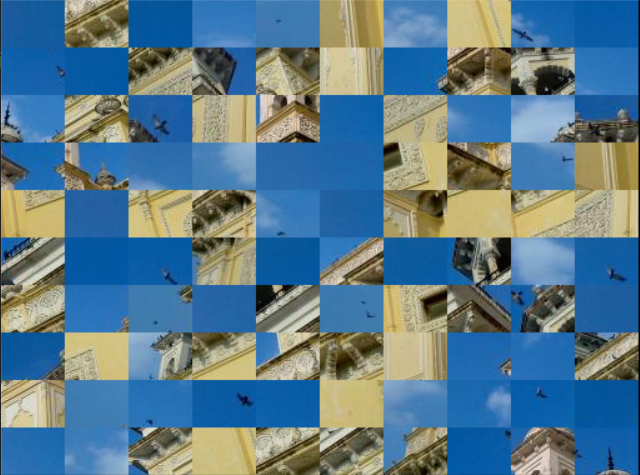
#> input picture samples/shuffled-8.PNG, 640 x 475 px, found by its file name
$ python grid-pieces-counter.py
#> lines starting #> are read from the running program, lines starting #| are printed output that depends on the picture; after the words box and inside, x2 and y2 are one past the last pixel; in counts of white or black regions, pixels touching at a corner belong together
import cv2
import numpy as np

class CountGridPieces:
    def __init__(self, image_path, canny_threshold1=80, canny_threshold2=200, hough_threshold=200):
        self.image_path = image_path
        self.canny_threshold1 = canny_threshold1
        self.canny_threshold2 = canny_threshold2
        self.hough_threshold = hough_threshold

    def read_image(self):
        self.image = cv2.imread(self.image_path)
#> self.image is the input picture: shape (475, 640, 3); mean B, G, R 141, 123, 90.5

    def preprocess_image(self):
        blurred = cv2.GaussianBlur(self.image, (3, 3), 0)
        edges = cv2.Canny(blurred, self.canny_threshold1, self.canny_threshold2)
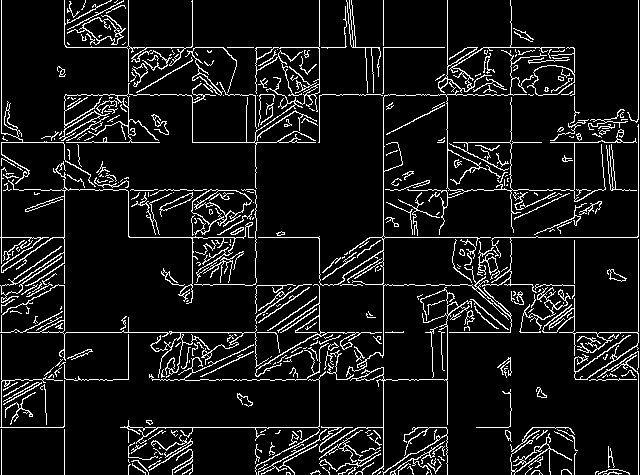
#> edges: shape (475, 640); 8.9% white in thin lines or dots
        self.lines = cv2.HoughLines(edges, 1, np.pi / 180, threshold=self.hough_threshold)
#> self.lines = 20 rows, first 8: [332, 1.57], [237, 1.57], [638, 0], [47, 1.57], [142, 1.57], [383, 0], [1, 0], [427, 1.57]

    def filter_lines(self):
        self.filtered_lines = []
        for i in range(len(self.lines)):
            rho, theta = self.lines[i][0]

            if (np.pi / 4 < theta < 3 * np.pi / 4) or (0 <= theta < np.pi / 4) or (3 * np.pi / 4 <= theta <= np.pi):
                if 10 < rho < min(self.image.shape[0], self.image.shape[1]) - 10:
                    add_line = True
                    for filtered_line in self.filtered_lines:
                        rho_f, _ = filtered_line[0]

                    if add_line:
                        self.filtered_lines.append(self.lines[i])
#> this loop made 20 passes
#> (rho, theta) on passes 1 to 12: (332, 1.57), (237, 1.57), (638, 0), (47, 1.57), (142, 1.57), (383, 0), (1, 0), (427, 1.57), (64, 0), (447, 0), (319, 0), (574, 0)
#> after the loop, self.filtered_lines = [[[332, 1.57]], [[237, 1.57]], [[47, 1.57]], [[142, 1.57]], [[383, 0]], [[427, 1.57]], [[64, 0]], [[447, 0]], [[319, 0]], [[379, 1.57]], [[94, 1.57]], [[128, 0]], [[190, 1.57]], [[192, 0]], [[284, 1.57]], [[255, 0]]]

    def separate_lines(self):
        self.horizontal_lines = []
        self.vertical_lines = []

        self.vertical_lines.append(self.image.shape[1])
        self.horizontal_lines.append(self.image.shape[0])

        for line in self.filtered_lines:
            rho, theta = line[0]
            a = np.cos(theta)
            b = np.sin(theta)
            x0 = a * rho
            y0 = b * rho

            if np.pi / 4 < theta < 3 * np.pi / 4:
                self.horizontal_lines.append(y0)
            else:
                self.vertical_lines.append(x0)
#> this loop made 16 passes
#> (rho, theta, a, b, x0, y0) on passes 1 to 12: (332, 1.57, -4.37e-08, 1, -1.45e-05, 332), (237, 1.57, -4.37e-08, 1, -1.04e-05, 237), (47, 1.57, -4.37e-08, 1, -2.05e-06, 47), (142, 1.57, -4.37e-08, 1, -6.21e-06, 142), (383, 0, 1, 0, 383, 0), (427, 1.57, -4.37e-08, 1, -1.87e-05, 427), (64, 0, 1, 0, 64, 0), (447, 0, 1, 0, 447, 0), (319, 0, 1, 0, 319, 0), (379, 1.57, -4.37e-08, 1, -1.66e-05, 379), (94, 1.57, -4.37e-08, 1, -4.11e-06, 94), (128, 0, 1, 0, 128, 0)
#> after the loop, self.horizontal_lines = [475, 332, 237, 47, 142, 427, 379, 94, 190, 284]; self.vertical_lines = [640, 383, 64, 447, 319, 128, 192, 255]

        self.horizontal_lines.append(0.0)
        self.vertical_lines.append(0.0)

        self.horizontal_lines.sort()
        self.vertical_lines.sort()

    def calculate_distances(self):
        self.horizontal_distances = [self.horizontal_lines[i + 1] - self.horizontal_lines[i] for i in
                                     range(len(self.horizontal_lines) - 1)]
#> self.horizontal_distances = [47, 47, 48, 48, 47, 47, 48, 47, 48, 48]
        self.vertical_distances = [self.vertical_lines[i + 1] - self.vertical_lines[i] for i in
                                   range(len(self.vertical_lines) - 1)]
#> self.vertical_distances = [64, 64, 64, 63, 64, 64, 64, 193]

        self.horizontal_distances_rounded = [round(num, -1) for num in self.horizontal_distances]
#> self.horizontal_distances_rounded = [50, 50, 50, 50, 50, 50, 50, 50, 50, 50]
        self.vertical_distances_rounded = [round(num, -1) for num in self.vertical_distances]
#> self.vertical_distances_rounded = [60, 60, 60, 60, 60, 60, 60, 190]

    def count_pieces(self):
        sum_of_elements_horizontal = sum(self.horizontal_distances_rounded)
#> sum_of_elements_horizontal = 500
        min_number_horizontal = min(self.horizontal_distances_rounded)
#> min_number_horizontal = 50
        self.horizontal_result = sum_of_elements_horizontal / min_number_horizontal
#> self.horizontal_result = 10

        sum_of_elements_vertical = sum(self.vertical_distances_rounded)
#> sum_of_elements_vertical = 610
        min_number_vertical = min(self.vertical_distances_rounded)
#> min_number_vertical = 60
        self.vertical_result = sum_of_elements_vertical / min_number_vertical
#> self.vertical_result = 10.17

    def display_result(self):
        print("Number of pieces in every column: ", round(self.horizontal_result))
#| Number of pieces in every column:  10
        print("Number of pieces in every row: ", round(self.vertical_result))
#| Number of pieces in every row:  10

    def draw_lines(self):
        for line in self.filtered_lines:
            rho, theta = line[0]
            a = np.cos(theta)
            b = np.sin(theta)
            x0 = a * rho
            y0 = b * rho
            x1 = int(x0 + 1000 * (-b))
            y1 = int(y0 + 1000 * (a))
            x2 = int(x0 - 1000 * (-b))
            y2 = int(y0 - 1000 * (a))
            cv2.line(self.image, (x1, y1), (x2, y2), (0, 0, 255), 2)
#> this loop made 16 passes
#> (rho, theta, a, b, x0, y0, x1, y1) on passes 1 to 12: (332, 1.57, -4.37e-08, 1, -1.45e-05, 332, -1000, 331), (237, 1.57, -4.37e-08, 1, -1.04e-05, 237, -1000, 236), (47, 1.57, -4.37e-08, 1, -2.05e-06, 47, -1000, 46), (142, 1.57, -4.37e-08, 1, -6.21e-06, 142, -1000, 141), (383, 0, 1, 0, 383, 0, 383, 1000), (427, 1.57, -4.37e-08, 1, -1.87e-05, 427, -1000, 426), (64, 0, 1, 0, 64, 0, 64, 1000), (447, 0, 1, 0, 447, 0, 447, 1000), (319, 0, 1, 0, 319, 0, 319, 1000), (379, 1.57, -4.37e-08, 1, -1.66e-05, 379, -1000, 378), (94, 1.57, -4.37e-08, 1, -4.11e-06, 94, -1000, 93), (128, 0, 1, 0, 128, 0, 128, 1000)
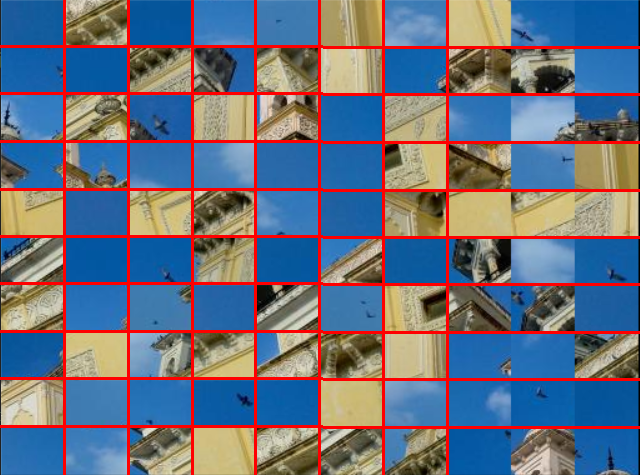
#> self.image: shape (475, 640, 3); 8.78% of pixels changed, all inside (x1, y1, x2, y2) = (0, 0, 640, 475)

    def show_image(self):
        cv2.imshow('Detected Lines', self.image)
        cv2.waitKey(0)
        cv2.destroyAllWindows()


# Example Usage:
if __name__ == "__main__":
    image_path = 'samples/shuffled-8.PNG'
    counter = CountGridPieces(image_path)
    counter.read_image()
    counter.preprocess_image()
    counter.filter_lines()
    counter.separate_lines()
    counter.calculate_distances()
    counter.count_pieces()
    counter.display_result()
    counter.draw_lines()
    counter.show_image()

$ run again, with samples/shuffled-3.PNG copied over samples/shuffled-8.PNG
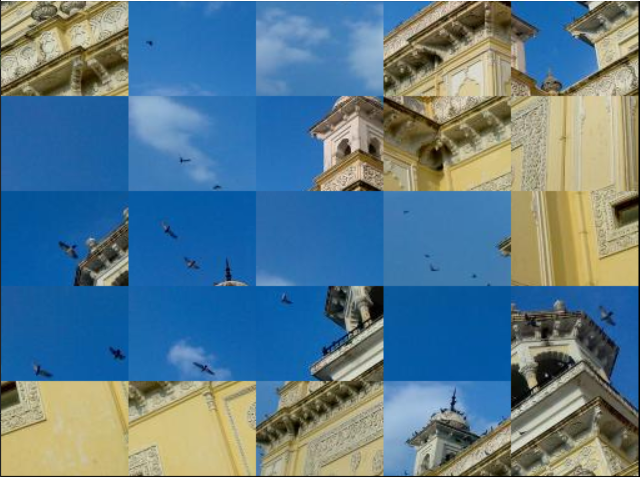
#> input picture samples/shuffled-3.PNG, 640 x 477 px, found by its file name
#> in read_image, self.image is the input picture: shape (477, 640, 3); mean B, G, R 140.8, 123, 90.6
#> in preprocess_image, `edges = cv2.Canny(blurred, self.canny_threshold1, self.canny_threshold2)`:
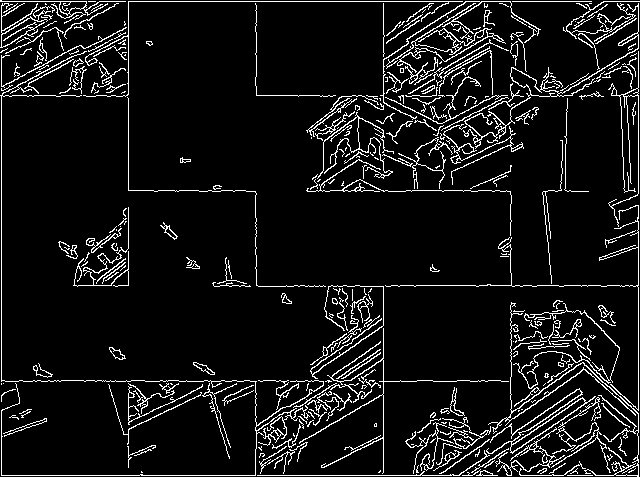
#> edges: shape (477, 640); 8.2% white in thin lines or dots
#> self.lines = [[1, 1.57], [475, 1.57], [1, 0], [638, 0], [128, 0], [383, 0], [285, 1.57], [381, 1.57], [95, 1.57], [190, 1.57]]
#> the loop in filter_lines, `for i in range(len(self.lines)):` made 10 passes
#> after the loop in filter_lines, `for i in range(len(self.lines)):`: self.filtered_lines = [[[128, 0]], [[383, 0]], [[285, 1.57]], [[381, 1.57]], [[95, 1.57]], [[190, 1.57]]]
#> the loop in separate_lines, `for line in self.filtered_lines:` made 6 passes
#> (rho, theta, a, b, x0, y0) on passes 1 to 6: (128, 0, 1, 0, 128, 0), (383, 0, 1, 0, 383, 0), (285, 1.57, -4.37e-08, 1, -1.25e-05, 285), (381, 1.57, -4.37e-08, 1, -1.67e-05, 381), (95, 1.57, -4.37e-08, 1, -4.15e-06, 95), (190, 1.57, -4.37e-08, 1, -8.31e-06, 190)
#> after the loop in separate_lines, `for line in self.filtered_lines:`: self.horizontal_lines = [477, 285, 381, 95, 190]; self.vertical_lines = [640, 128, 383]
#> self.horizontal_distances = [95, 95, 95, 96, 96]
#> self.vertical_distances = [128, 255, 257]
#> self.horizontal_distances_rounded = [100, 100, 100, 100, 100]
#> self.vertical_distances_rounded = [130, 260, 260]
#> sum_of_elements_horizontal = 500
#> min_number_horizontal = 100
#> self.horizontal_result = 5
#> sum_of_elements_vertical = 650
#> min_number_vertical = 130
#> self.vertical_result = 5
#| Number of pieces in every column:  5
#| Number of pieces in every row:  5
#> the loop in draw_lines, `for line in self.filtered_lines:` made 6 passes
#> (rho, theta, a, b, x0, y0, x1, y1) on passes 1 to 6: (128, 0, 1, 0, 128, 0, 128, 1000), (383, 0, 1, 0, 383, 0, 383, 1000), (285, 1.57, -4.37e-08, 1, -1.25e-05, 285, -1000, 284), (381, 1.57, -4.37e-08, 1, -1.67e-05, 381, -1000, 380), (95, 1.57, -4.37e-08, 1, -4.15e-06, 95, -1000, 94), (190, 1.57, -4.37e-08, 1, -8.31e-06, 190, -1000, 189)
#> after the loop in draw_lines, `for line in self.filtered_lines:`:
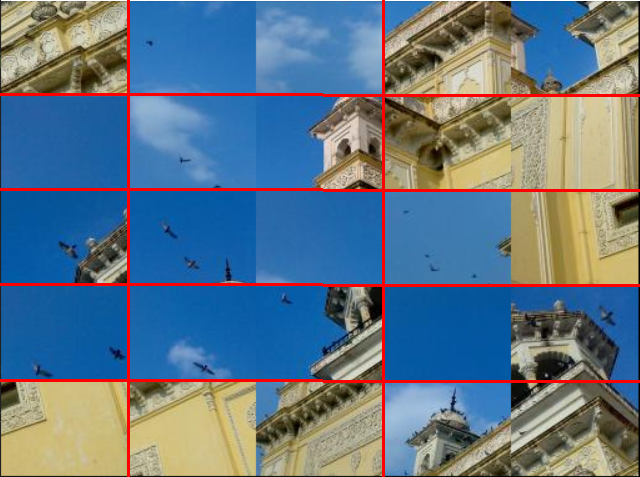
#> self.image: shape (477, 640, 3); 3.43% of pixels changed, all inside (x1, y1, x2, y2) = (0, 0, 640, 477)
